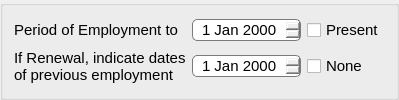
        <widget class="QGroupBox" name="groupBox_2">
         <property name="sizePolicy">
          <sizepolicy hsizetype="Minimum" vsizetype="Ignored">
           <horstretch>0</horstretch>
           <verstretch>0</verstretch>
          </sizepolicy>
         </property>
         <property name="title">
          <string/>
         </property>
         <layout class="QGridLayout" name="gridLayout_5">
          <item row="1" column="0">
           <widget class="QLabel" name="label_11">
            <property name="sizePolicy">
             <sizepolicy hsizetype="Fixed" vsizetype="Preferred">
              <horstretch>0</horstretch>
              <verstretch>0</verstretch>
             </sizepolicy>
            </property>
            <property name="font">
             <font>
              <family>Segoe UI</family>
              <pointsize>11</pointsize>
             </font>
            </property>
            <property name="styleSheet">
             <string notr="true"/>
            </property>
            <property name="text">
             <string>If Renewal, indicate dates
of previous employment</string>
            </property>
           </widget>
          </item>
          <item row="0" column="0">
           <widget class="QLabel" name="label_33">
            <property name="sizePolicy">
             <sizepolicy hsizetype="Fixed" vsizetype="Preferred">
              <horstretch>0</horstretch>
              <verstretch>0</verstretch>
             </sizepolicy>
            </property>
            <property name="font">
             <font>
              <family>Segoe UI</family>
              <pointsize>11</pointsize>
             </font>
            </property>
            <property name="styleSheet">
             <string notr="true"/>
            </property>
            <property name="text">
             <string>Period of Employment to</string>
            </property>
           </widget>
          </item>
          <item row="0" column="1">
           <widget class="QDateEdit" name="empToEdit">
            <property name="sizePolicy">
             <sizepolicy hsizetype="Preferred" vsizetype="Fixed">
              <horstretch>0</horstretch>
              <verstretch>0</verstretch>
             </sizepolicy>
            </property>
            <property name="font">
             <font>
              <family>Segoe UI</family>
              <pointsize>11</pointsize>
             </font>
            </property>
            <property name="styleSheet">
             <string notr="true">border: 1px solid #7a7a7a;
border-radius: 5px;</string>
            </property>
            <property name="alignment">
             <set>Qt::AlignCenter</set>
            </property>
           </widget>
          </item>
          <item row="0" column="2">
           <widget class="QCheckBox" name="presentEmpToCB">
            <property name="font">
             <font>
              <family>Segoe UI</family>
              <pointsize>11</pointsize>
             </font>
            </property>
            <property name="text">
             <string>Present</string>
            </property>
           </widget>
          </item>
          <item row="1" column="1">
           <widget class="QDateEdit" name="renewalEdit">
            <property name="sizePolicy">
             <sizepolicy hsizetype="Preferred" vsizetype="Fixed">
              <horstretch>0</horstretch>
              <verstretch>0</verstretch>
             </sizepolicy>
            </property>
            <property name="font">
             <font>
              <family>Segoe UI</family>
              <pointsize>11</pointsize>
             </font>
            </property>
            <property name="styleSheet">
             <string notr="true">border: 1px solid #7a7a7a;
border-radius: 5px;</string>
            </property>
            <property name="alignment">
             <set>Qt::AlignCenter</set>
            </property>
           </widget>
          </item>
          <item row="1" column="2">
           <widget class="QCheckBox" name="noRenewalCB">
            <property name="font">
             <font>
              <family>Segoe UI</family>
              <pointsize>11</pointsize>
             </font>
            </property>
            <property name="text">
             <string>None</string>
            </property>
           </widget>
          </item>
         </layout>
        </widget>
